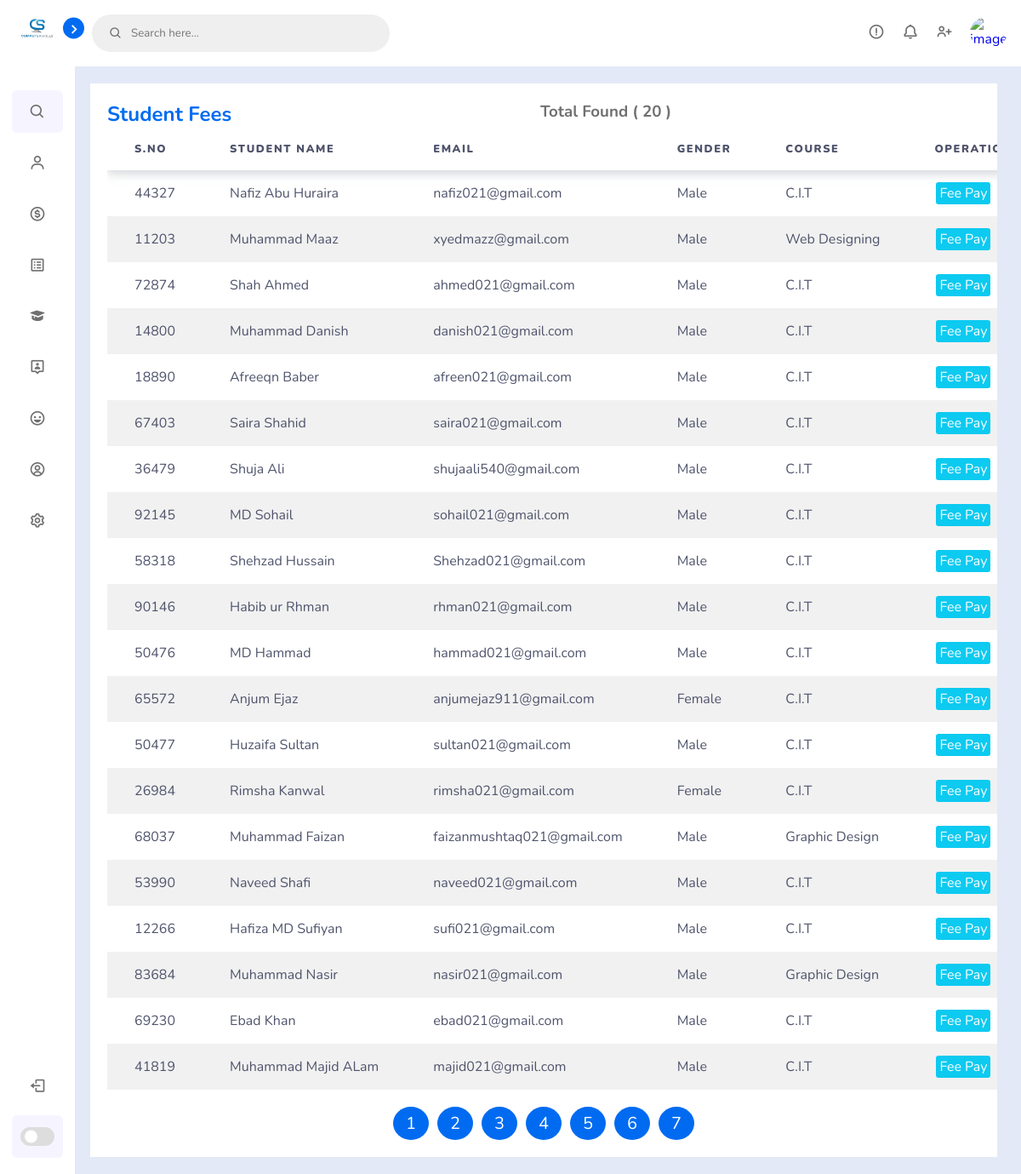
The app's page /admin/fees.php?page_id=2 (signed in) with its own data.
### tables this page shows
CREATE TABLE `students` (
  `id` int(11) NOT NULL,
  `reg_no` varchar(255) NOT NULL,
  `student_name` varchar(255) NOT NULL,
  `email` varchar(255) NOT NULL,
  `password` varchar(255) NOT NULL,
  `paper_password` varchar(255) NOT NULL,
  `sir_name` varchar(255) NOT NULL,
  `gender` varchar(255) NOT NULL,
  `course` varchar(255) NOT NULL,
  `status` varchar(255) NOT NULL,
  `image` varchar(255) NOT NULL,
  `date_time` varchar(255) NOT NULL DEFAULT current_timestamp()
);

### admin/fees.php (the view, shortened to what this page needs)
<?php
include_once('header.php');
$total_num_page = 20;
if (isset($_GET['page_id'])) {
    $page_id = $_GET['page_id'];
} else {
    $page_id = 1;
}
$start_form = ($page_id - 1) * 20;
$sql = "SELECT * FROM `students` lIMIT $start_form, $total_num_page";
$result = mysqli_query($con, $sql);
$num = mysqli_num_rows($result);
?>
<div class="container">
    <div class="student-list">
        <div class="fees-btn">
            <h1>Student Fees</h1>
            <h3 style="color: var(--text-color)">Total Found ( <?php echo $num ?> )</h3>
        </div>
        <table>
            <thead>
                <tr>
                    <th>S.no</th>
                    <th>Student Name</th>
                    <th>Email</th>
                    <th>gender</th>
                    <th>course</th>
                    <th>Operation</th>
                </tr>
            </thead>
            <tbody>
                <?php while ($row = mysqli_fetch_assoc($result)) { ?>
                    <tr>
                        <td><?php echo $row['reg_no'] ?></td>
                        <td><?php echo $row['student_name'] ?></td>
                        <td><?php echo $row['email'] ?></td>
                        <td><?php echo $row['gender'] ?></td>
                        <td><?php echo $row['course'] ?></td>
                        <td>
                            <a href="fee_std_list.php?id=<?php echo $row['id'] ?>" class="status info" id="btn-update">Fee Pay</a>
                        </td>
                    </tr>
                <?php }
                ?>
            </tbody>
        </table>
        <?php
        $sql_pag = "SELECT * FROM `students`";
        $page_result = mysqli_query($con, $sql_pag);
        $total_record = mysqli_num_rows($page_result);
        $total_page = ceil($total_record / $total_num_page);
        ?>
        <div class="pagination">
            <?php
            for ($i = 1; $i <= $total_page; $i++) {
                if ($total_record > 20) {
                    echo '<a class="pagination-btn" href="fees.php?page_id=' . $i . '">' . $i . '</a>';
                } else {
                    echo '';
                }
            }
            ?>
        </div>
    </div>
</div>
<?php
include('footer.php');
?>

### admin/css/style.css (style rules this page uses)
* { margin: 0; padding: 0; box-sizing: border-box; font-family: Nunito, sans-serif; }
:root { --body-color: #e4e9f7; --sidebar-color: #fff; --primary-color: #006bf1; --primary-color-light: #f6f5ff; --toggle-color: #ddd; --text-color: #707070; --fav-color: #006bf1; --white-color: white; --tran-03: all 0.2s ease; --tran-03: all 0.3s ease; --tran-04: all 0.3s ease; --tran-05: all 0.3s ease; }
body { min-height: 100vh; background-color: var(--body-color); transition: var(--tran-05); }
h1, h2, h3, h4, h5 { color: var(--fav-color); }
a { text-decoration: none; }
.container { position: absolute; top: 78px; left: 0; width: 100%; display: flex; justify-content: center; align-items: center; }
.student-list { width: 95%; height: auto; padding: 20px; background: #fff; overflow-x: scroll; margin: 20px 0; }
.fees-btn { width: 100%; display: flex; justify-content: space-between; white-space: nowrap; }
.student-list table { border-collapse: collapse; box-sizing: border-box; text-align: left; overflow: hidden; width: 100%; color: #4f546c; }
.student-list table thead { box-shadow: 0 5px 10px #b2b7c081; }
.student-list table thead th { padding: 1rem 2rem; text-transform: uppercase; letter-spacing: 0.1rem; font-size: 0.8rem; font-weight: 900; }
.student-list table tbody td { padding: 1rem 2rem; white-space: nowrap; }
.status { border: none; border-radius: 3px; color: #fff; cursor: pointer; padding: 2px 4px; margin: 0px 2px; }
.status.info { background-color: #0dcaf0; }
.student-list table thead tr { text-align: left; }
.student-list table tr:nth-child(even) { background-color: rgba(221, 221, 221, 0.411); }
.pagination { width: 100%; display: flex; justify-content: center; align-items: center; margin-top: 20px; }
.pagination .pagination-btn { border: none; font-size: 20px; margin: 0 5px; padding: 6px 15px; background-color: var(--fav-color); color: #fff; border-radius: 20%; -webkit-border-radius: 50%; -moz-border-radius: 50%; -ms-border-radius: 50%; -o-border-radius: 50%; }

### records on screen
students: reg_no "44327", student_name "Nafiz Abu Huraira", email "nafiz021@gmail.com", gender "Male", course "C.I.T"
students: reg_no "11203", student_name "Muhammad Maaz", email "xyedmazz@gmail.com", gender "Male", course "Web Designing"
students: reg_no "72874", student_name "Shah Ahmed", email "ahmed021@gmail.com", gender "Male", course "C.I.T"
students: reg_no "14800", student_name "Muhammad Danish", email "danish021@gmail.com", gender "Male", course "C.I.T"
students: reg_no "18890", student_name "Afreeqn Baber", email "afreen021@gmail.com", gender "Male", course "C.I.T"
students: reg_no "67403", student_name "Saira Shahid", email "saira021@gmail.com", gender "Male", course "C.I.T"
students: reg_no "36479", student_name "Shuja Ali", email "shujaali540@gmail.com", gender "Male", course "C.I.T"
students: reg_no "92145", student_name "MD Sohail", email "sohail021@gmail.com", gender "Male", course "C.I.T"
students: reg_no "58318", student_name "Shehzad Hussain", email "Shehzad021@gmail.com", gender "Male", course "C.I.T"
students: reg_no "90146", student_name "Habib ur Rhman", email "rhman021@gmail.com", gender "Male", course "C.I.T"
students: reg_no "50476", student_name "MD Hammad", email "hammad021@gmail.com", gender "Male", course "C.I.T"
students: reg_no "65572", student_name "Anjum Ejaz", email "anjumejaz911@gmail.com", gender "Female", course "C.I.T"
students: reg_no "50477", student_name "Huzaifa Sultan", email "sultan021@gmail.com", gender "Male", course "C.I.T"
students: reg_no "26984", student_name "Rimsha Kanwal", email "rimsha021@gmail.com", gender "Female", course "C.I.T"
students: reg_no "68037", student_name "Muhammad Faizan", email "faizanmushtaq021@gmail.com", gender "Male", course "Graphic Design"
students: reg_no "53990", student_name "Naveed Shafi", email "naveed021@gmail.com", gender "Male", course "C.I.T"
students: reg_no "12266", student_name "Hafiza MD Sufiyan", email "sufi021@gmail.com", gender "Male", course "C.I.T"
students: reg_no "83684", student_name "Muhammad Nasir", email "nasir021@gmail.com", gender "Male", course "Graphic Design"
students: reg_no "69230", student_name "Ebad Khan", email "ebad021@gmail.com", gender "Male", course "C.I.T"
students: reg_no "41819", student_name "Muhammad Majid ALam", email "majid021@gmail.com", gender "Male", course "C.I.T"

### other values on screen
$num "20"
